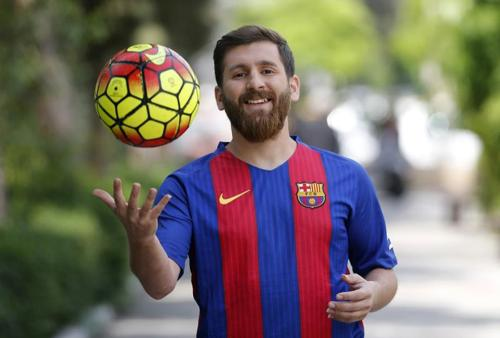
#> input picture image/front.jpg, 500 x 338 px, found by its file name
$ python 28-31_1.py
#> lines starting #> are read from the running program, lines starting #| are printed output that depends on the picture; after the words box and inside, x2 and y2 are one past the last pixel; in counts of white or black regions, pixels touching at a corner belong together
from cv2 import cv2 as cv
import numpy as np
from matplotlib import pyplot as plt

img = cv.imread('image/front.jpg')
#> img is the input picture: shape (338, 500, 3); mean B, G, R 104.6, 113.9, 121.1

ori = cv.cvtColor(img, cv.COLOR_BGR2RGB)
x_, y_ = 99, 34
x__, y__ = 405, 311
mask = np.zeros(img.shape[:2], np.uint8)
# 前后景模型
bgdModel = np.zeros((1, 65), np.float64)
fgdModel = np.zeros((1, 65), np.float64)
rect = (x_, y_, x__, y__)
# 获取第一个mask
mask, bgdModel, fgdModel = cv.grabCut(
    img, mask, rect, bgdModel, fgdModel, 5, cv.GC_INIT_WITH_RECT)


plt.subplot(141), plt.imshow(mask), plt.xticks([]), plt.yticks([])


# [23 lines of commented-out code are left out]
newMask = cv.imread('image/mask_last4.png', 0)
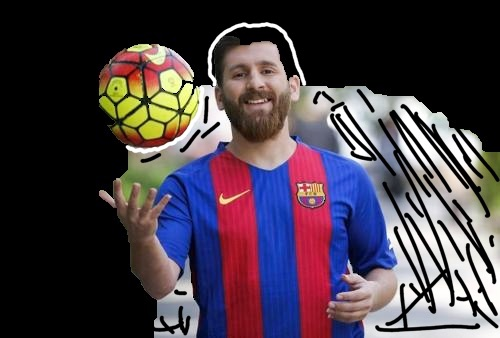
#> input picture image/mask_last4.png, 500 x 338 px, found by its file name
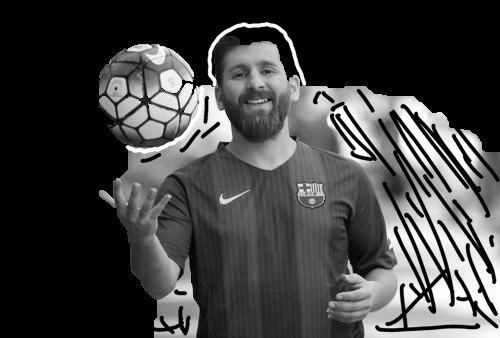
#> newMask: shape (338, 500); min 0, max 255, mean 65.5
mask[newMask == 0] = 0
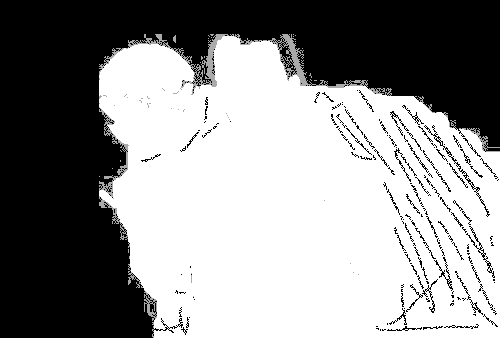
#> mask: shape (338, 500); min 0, max 3, mean 1.69; drawn with min black and max white
mask[newMask == 255] = 1
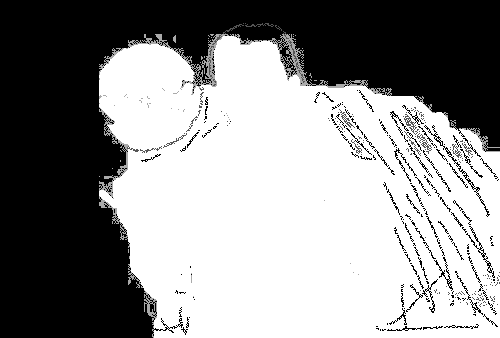
#> mask: shape (338, 500); 0.59% of pixels changed, all inside (x1, y1, x2, y2) = (127, 23, 500, 307); drawn with min black and max white
plt.subplot(142), plt.imshow(mask)

# 获取更新后的mask
mask, bgdModel, fgdModel = cv.grabCut(
    img, mask, None, bgdModel, fgdModel, 5, cv.GC_INIT_WITH_MASK)
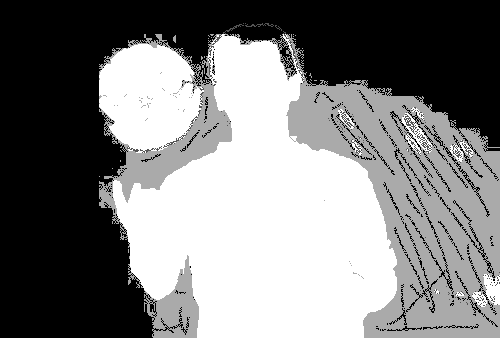
#> mask: shape (338, 500); min 0, max 3, mean 1.49; drawn with min black and max white
plt.subplot(143), plt.imshow(mask)

mask = np.where((mask == 2) | (mask == 0), 0, 1).astype('uint8')
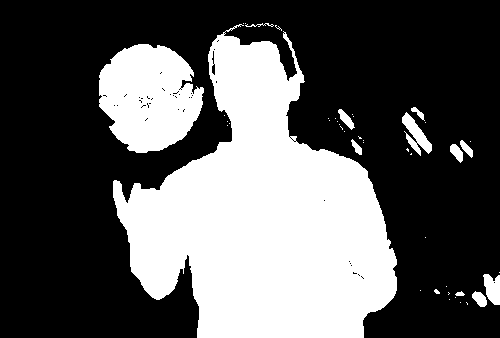
#> mask: shape (338, 500); values 0 (black) and 1 (white), 35.7% white; 45 white regions (32 under 20 px), largest, box (x1, y1, x2, y2) and area: (113, 24, 397, 338) 50016, (99, 44, 204, 153) 8409, (402, 112, 432, 156) 557
img = img * mask[:, :, np.newaxis]
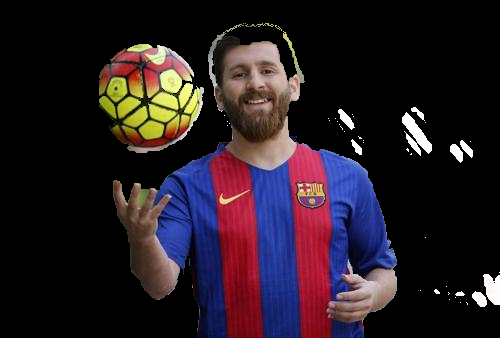
#> img: shape (338, 500, 3); mean B, G, R 35.1, 27.3, 38.5
# 最后转化成matplotlib的RGB模式
res = cv.cvtColor(img, cv.COLOR_BGR2RGB)
cv.imwrite('image/copy.jpg', img)
plt.subplot(144), plt.imshow(img)
plt.show()
#> figure, not shown here; B, G, R data is drawn as R, G, B
